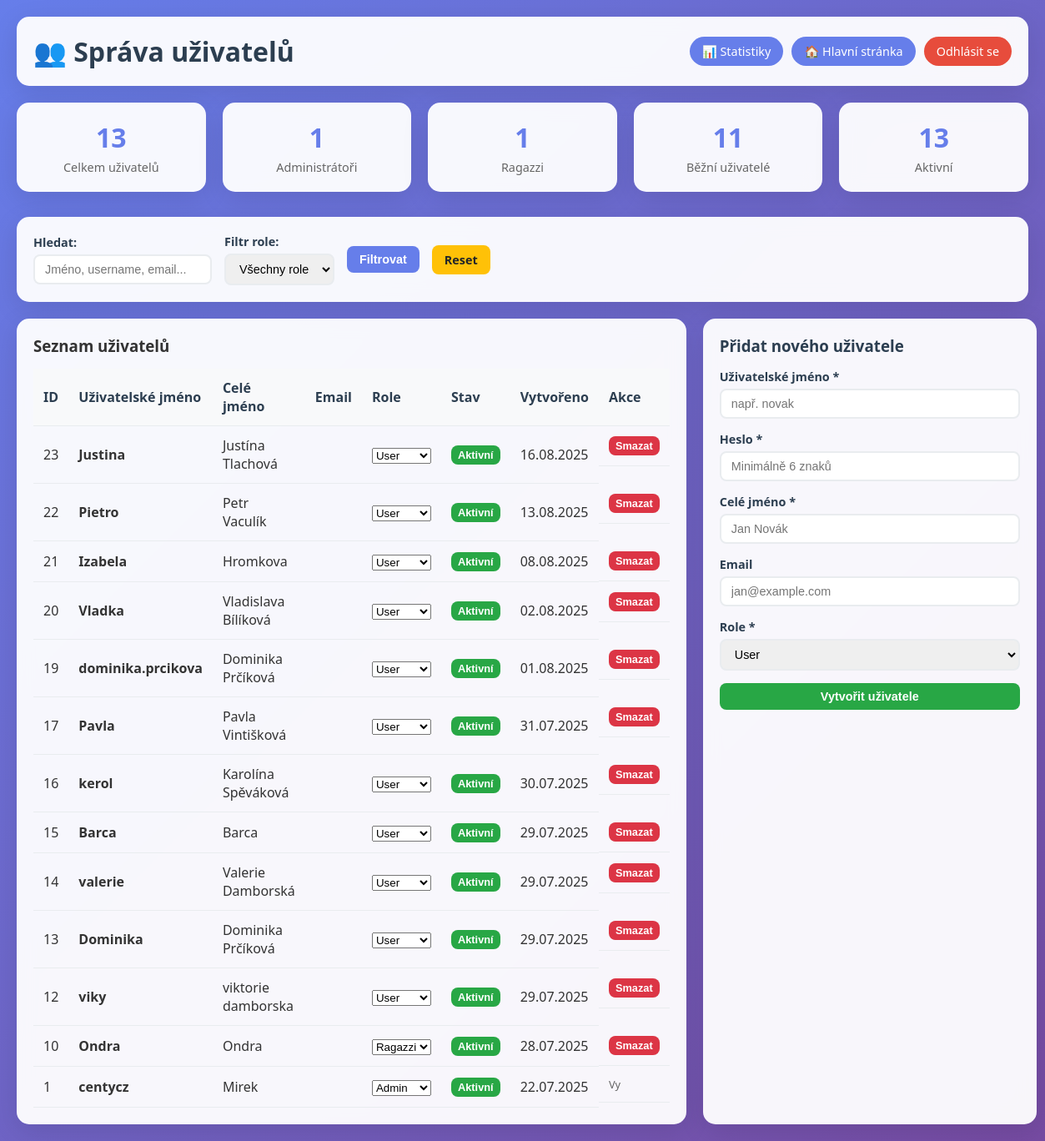
The page /admin/users_management.php (signed in) on the database as committed earlier.
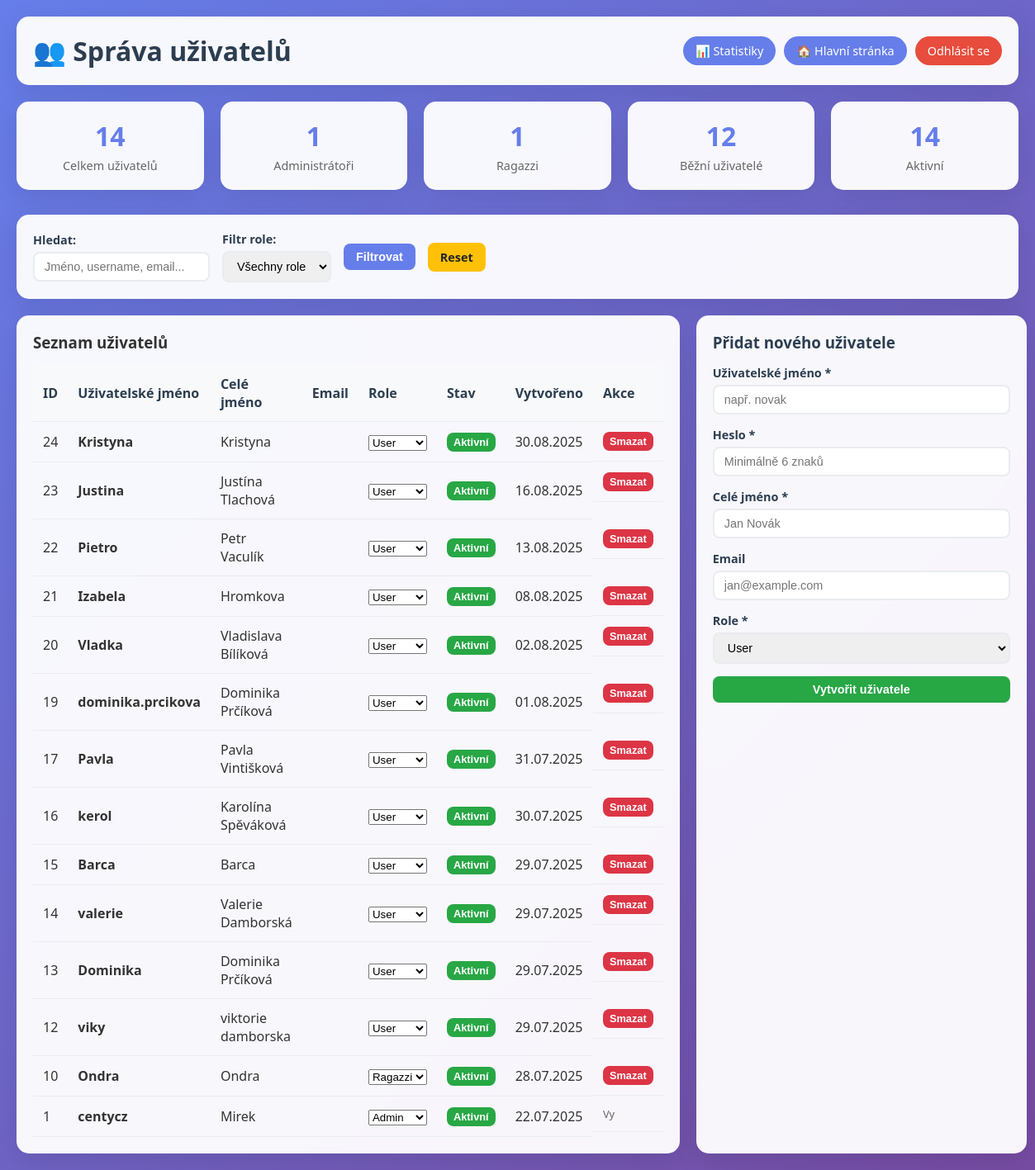
The same page on the database as committed later.
### tables this page shows
CREATE TABLE `order_users` (
  `id` int(11) NOT NULL,
  `username` varchar(50) NOT NULL,
  `password_hash` varchar(255) NOT NULL,
  `full_name` varchar(100) DEFAULT NULL,
  `is_admin` tinyint(1) DEFAULT 0,
  `created_at` timestamp NULL DEFAULT current_timestamp(),
  `user_role` enum('admin','ragazzi','user') DEFAULT 'user',
  `is_active` tinyint(1) DEFAULT 1,
  `email` varchar(255) DEFAULT NULL
);

### admin/users_management.php (the view, shortened to what this page needs)
<?php
try {
    $pdo = new PDO('mysql:host=127.0.0.1;dbname=pizza_orders;charset=utf8mb4', 'pizza_user', 'pizza');
    $pdo->setAttribute(PDO::ATTR_ERRMODE, PDO::ERRMODE_EXCEPTION);
    $pdo->setAttribute(PDO::ATTR_DEFAULT_FETCH_MODE, PDO::FETCH_ASSOC);
} catch(PDOException $e) {
    die("Databáze není dostupná: " . $e->getMessage());
}
$search = $_GET['search'] ?? '';
$where_conditions = [];
$params = [];
$where_sql = $where_conditions ? 'WHERE ' . implode(' AND ', $where_conditions) : '';
try {
    $columns = $pdo->query("SHOW COLUMNS FROM order_users")->fetchAll(PDO::FETCH_COLUMN);
    $has_is_active = in_array('is_active', $columns);
    $has_email = in_array('email', $columns);
    $has_created_at = in_array('created_at', $columns);
    $has_user_role = in_array('user_role', $columns);
    $select_columns = "id, username, full_name";
    if ($has_email) $select_columns .= ", email";
    if ($has_user_role) $select_columns .= ", user_role";
    else $select_columns .= ", CASE WHEN is_admin = 1 THEN 'admin' ELSE 'user' END as user_role";
    if ($has_is_active) $select_columns .= ", is_active";
    else $select_columns .= ", 1 as is_active";
    if ($has_created_at) $select_columns .= ", created_at";
    else $select_columns .= ", NOW() as created_at";
    $select_columns .= ", is_admin";
    $stmt = $pdo->prepare("SELECT $select_columns FROM order_users $where_sql ORDER BY " .
                         ($has_created_at ? "created_at" : "username") . " DESC");
    $stmt->execute($params);
    $users = $stmt->fetchAll();
} catch (PDOException $e) {
    $error = 'Chyba při načítání uživatelů: ' . $e->getMessage();
    $users = [];
}
?>
<!DOCTYPE html>
<html lang="cs">
<head>
</head>
<body>
    <div class="container">
        <div class="header">
            <h1>👥 Správa uživatelů</h1>
            <div class="nav-links">
                <a href="../protected_statistics.php">📊 Statistiky</a>
                <a href="../index.php">🏠 Hlavní stránka</a>
                <a href="../auth_check.php?logout=1" class="danger">Odhlásit se</a>
            </div>
        </div>
        <div class="stats-cards">
            <?php
            try {
                $columns = $pdo->query("SHOW COLUMNS FROM order_users")->fetchAll(PDO::FETCH_COLUMN);
                $has_user_role = in_array('user_role', $columns);
                $has_is_active = in_array('is_active', $columns);
                if ($has_user_role && $has_is_active) {
                    $stmt = $pdo->query("SELECT
                        COUNT(*) as total,
                        SUM(CASE WHEN user_role = 'admin' THEN 1 ELSE 0 END) as admins,
                        SUM(CASE WHEN user_role = 'ragazzi' THEN 1 ELSE 0 END) as ragazzi,
                        SUM(CASE WHEN user_role = 'user' THEN 1 ELSE 0 END) as users,
                        SUM(CASE WHEN is_active = 1 THEN 1 ELSE 0 END) as active
                    FROM order_users");
                }
                $stats = $stmt->fetch();
            } catch (PDOException $e) {
                $stats = ['total' => 0, 'admins' => 0, 'ragazzi' => 0, 'users' => 0, 'active' => 0];
            }
            ?>
            <div class="stat-card">
                <div class="stat-number"><?= $stats['total'] ?></div>
                <div class="stat-label">Celkem uživatelů</div>
            </div>
            <div class="stat-card">
                <div class="stat-number"><?= $stats['admins'] ?></div>
                <div class="stat-label">Administrátoři</div>
            </div>
            <div class="stat-card">
                <div class="stat-number"><?= $stats['ragazzi'] ?></div>
                <div class="stat-label">Ragazzi</div>
            </div>
            <div class="stat-card">
                <div class="stat-number"><?= $stats['users'] ?></div>
                <div class="stat-label">Běžní uživatelé</div>
            </div>
            <div class="stat-card">
                <div class="stat-number"><?= $stats['active'] ?></div>
                <div class="stat-label">Aktivní</div>
            </div>
        </div>
        <div class="controls">
            <form method="GET" class="controls-row">
                <div class="form-group">
                    <label for="search">Hledat:</label>
                    <input type="text" id="search" name="search" value="<?= htmlspecialchars($search) ?>" placeholder="Jméno, username, email...">
                </div>
                <div class="form-group">
                    <label for="role">Filtr role:</label>
                    <select id="role" name="role">
                        <option value="">Všechny role</option>
                    </select>
                </div>
                <button type="submit" class="btn btn-primary">Filtrovat</button>
                <a href="users_management.php" class="btn btn-warning">Reset</a>
            </form>
        </div>
        <div class="main-content">
            <div class="users-table-container">
                <h3>Seznam uživatelů</h3>
                <table class="users-table">
                    <thead>
                        <tr>
                            <th>ID</th>
                            <th>Uživatelské jméno</th>
                            <th>Celé jméno</th>
                            <th>Email</th>
                            <th>Role</th>
                            <th>Stav</th>
                            <th>Vytvořeno</th>
                            <th>Akce</th>
                        </tr>
                    </thead>
                    <tbody>
                        <?php foreach ($users as $user): ?>
                        <tr data-user-id="<?= $user['id'] ?>">
                            <td><?= $user['id'] ?></td>
                            <td><strong><?= htmlspecialchars($user['username']) ?></strong></td>
                            <td><?= htmlspecialchars($user['full_name']) ?></td>
                            <td><?= htmlspecialchars($user['email'] ?? '') ?></td>
                            <td>
                                <select class="role-select" data-user-id="<?= $user['id'] ?>">
                                    <option value="admin" <?= $user['user_role'] === 'admin' ? 'selected' : '' ?>>Admin</option>
                                    <option value="ragazzi" <?= $user['user_role'] === 'ragazzi' ? 'selected' : '' ?>>Ragazzi</option>
                                    <option value="user" <?= $user['user_role'] === 'user' ? 'selected' : '' ?>>User</option>
                                </select>
                            </td>
                            <td>
                                <button class="status-toggle btn btn-sm <?= ($user['is_active'] ?? 1) ? 'btn-success' : 'btn-danger' ?>"
                                        data-user-id="<?= $user['id'] ?>"
                                        data-status="<?= ($user['is_active'] ?? 1) ? 'active' : 'inactive' ?>">
                                    <?= ($user['is_active'] ?? 1) ? 'Aktivní' : 'Neaktivní' ?>
                                </button>
                            </td>
                            <td><?= date('d.m.Y', strtotime($user['created_at'] ?? 'now')) ?></td>
                            <td class="actions">
                                <?php if ($user['id'] != $_SESSION['order_user_id']): ?>
                                <button class="btn btn-danger btn-sm delete-user" data-user-id="<?= $user['id'] ?>" data-username="<?= htmlspecialchars($user['username']) ?>">
                                    Smazat
                                </button>
                                <?php else: ?>
                                <span style="color: #666; font-size: 0.8rem;">Vy</span>
                                <?php endif; ?>
                            </td>
                        </tr>
                        <?php endforeach; ?>
                    </tbody>
                </table>
            </div>
            <div class="add-user-form">
                <h3>Přidat nového uživatele</h3>
                <form method="POST">
                    <div class="form-group">
                        <label for="username">Uživatelské jméno *</label>
                        <input type="text" id="username" name="username" required placeholder="např. novak">
                    </div>
                    <div class="form-group">
                        <label for="password">Heslo *</label>
                        <input type="password" id="password" name="password" required placeholder="Minimálně 6 znaků">
                    </div>
                    <div class="form-group">
                        <label for="full_name">Celé jméno *</label>
                        <input type="text" id="full_name" name="full_name" required placeholder="Jan Novák">
                    </div>
                    <div class="form-group">
                        <label for="email">Email</label>
                        <input type="email" id="email" name="email" placeholder="jan@example.com">
                    </div>
                    <div class="form-group">
                        <label for="role">Role *</label>
                        <select id="role" name="role" required>
                            <option value="user">User</option>
                        </select>
                    </div>
                    <button type="submit" class="btn btn-success" style="width: 100%;">
                        Vytvořit uživatele
                    </button>
                </form>
            </div>
        </div>
    </div>
</body>
</html>

### admin/users_management.php (style rules this page uses)
* { margin: 0; padding: 0; box-sizing: border-box; }
body { font-family: 'Segoe UI', Tahoma, Geneva, Verdana, sans-serif; background: linear-gradient(135deg, #667eea 0%, #764ba2 100%); min-height: 100vh; color: #333; }
.container { max-width: 1400px; margin: 0 auto; padding: 20px; }
.header { background: rgba(255,255,255,0.95); border-radius: 15px; padding: 20px; margin-bottom: 20px; box-shadow: 0 8px 32px rgba(0,0,0,0.1); backdrop-filter: blur(10px); display: flex; justify-content: space-between; align-items: center; }
.header h1 { color: #2c3e50; display: flex; align-items: center; gap: 10px; }
.nav-links { display: flex; gap: 10px; }
.nav-links a { background: #667eea; color: white; text-decoration: none; padding: 8px 15px; border-radius: 20px; font-size: 0.9rem; transition: background 0.3s; }
.nav-links a.danger { background: #e74c3c; }
.stats-cards { display: grid; grid-template-columns: repeat(auto-fit, minmax(200px, 1fr)); gap: 20px; margin-bottom: 30px; }
.stat-card { background: rgba(255,255,255,0.95); border-radius: 15px; padding: 20px; text-align: center; box-shadow: 0 8px 32px rgba(0,0,0,0.1); backdrop-filter: blur(10px); }
.stat-number { font-size: 2rem; font-weight: bold; color: #667eea; margin-bottom: 5px; }
.stat-label { color: #666; font-size: 0.9rem; }
.controls { background: rgba(255,255,255,0.95); border-radius: 15px; padding: 20px; margin-bottom: 20px; box-shadow: 0 8px 32px rgba(0,0,0,0.1); backdrop-filter: blur(10px); }
.controls-row { display: flex; gap: 15px; align-items: center; flex-wrap: wrap; }
.form-group { display: flex; flex-direction: column; gap: 5px; }
.form-group label { font-weight: 600; color: #2c3e50; font-size: 0.9rem; }
.form-group input, .form-group select { padding: 8px 12px; border: 2px solid #e9ecef; border-radius: 8px; font-size: 0.9rem; transition: border-color 0.2s; }
.btn { padding: 8px 15px; border: none; border-radius: 8px; font-size: 0.9rem; font-weight: 600; cursor: pointer; text-decoration: none; display: inline-block; transition: background 0.2s; }
.btn-primary { background: #667eea; color: white; }
.btn-success { background: #28a745; color: white; }
.btn-warning { background: #ffc107; color: #212529; }
.btn-danger { background: #dc3545; color: white; }
.btn-sm { padding: 4px 8px; font-size: 0.8rem; }
.main-content { display: grid; grid-template-columns: 1fr 400px; gap: 20px; }
.users-table-container { background: rgba(255,255,255,0.95); border-radius: 15px; padding: 20px; box-shadow: 0 8px 32px rgba(0,0,0,0.1); backdrop-filter: blur(10px); }
.users-table { width: 100%; border-collapse: collapse; margin-top: 15px; }
.users-table th, .users-table td { padding: 12px; text-align: left; border-bottom: 1px solid #e9ecef; }
.users-table th { background: #f8f9fa; font-weight: 600; color: #2c3e50; }
.add-user-form { background: rgba(255,255,255,0.95); border-radius: 15px; padding: 20px; box-shadow: 0 8px 32px rgba(0,0,0,0.1); backdrop-filter: blur(10px); }
.add-user-form h3 { color: #2c3e50; margin-bottom: 15px; }
.add-user-form .form-group { margin-bottom: 15px; }
.add-user-form .form-group input, .add-user-form .form-group select { width: 100%; }
.actions { display: flex; gap: 5px; }

Rows that differ between the two databases and show on the page:
added order_users: id "24", username "Kristyna", full_name "Kristyna", user_role+id "User", is_active "Aktivní", created_at "30.08.2025"
Other text that changed with them:
$stats['total']: "13" → "14"
$stats['users']: "11" → "12"
$stats['active']: "13" → "14"
